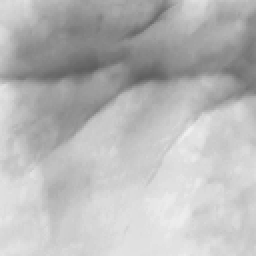
#> input picture LMTrP/86.bmp, 128 x 128 px (shown 2 times larger)
$ jupyter execute LTrP_and_LMTrP_v1.ipynb
#> lines starting #> are read from the running program, lines starting #| are printed output that depends on the picture
# Local Tetra Pattern  and Local Tetra Micro-structure Pattern

## The LTrP algorithm can be broken down into the following stages:
1. Compute required derivatives - horizontal and vertical
2. Apply rules for LTrP1 code (4 possible orientations)
3. Determine the P-components for every g_c pixel in LTrP1
4. Assemble all the P-components (final LTrP2 code)

## Comparatively, the LMTrP used for palmprint recognition considers the following stages:
1. Extract either magnitude of response to Gabor filter bank (12 orientations,sigma=1.5 using min rule) or response to RLOC bank of filters (same min rule applied). In this example we will only use Gabor filters.
2. Apply modified derivative, according to the LMTrP rule (using m1 and m2 for 'line width')
3. Apply rules for LMTrP1, the same as for LTrP1 -> same as **LTrP-step2**
4. Determine the P-components for every g_c pixel in LMTrP1 -> same as **LTrP-step3**
5. Assemble all the P-components (intermediate LMTrP2 code) -> same as **LTrP-step4**
6. For every P-component (12 in total), split the corresponding image into 8x8 blocks (initial paper uses 5x5 blocks)
7. Compute histogram for pixels in each block. Number of bins=8, range of values=[0,255]. Paper does not mention these parameters...
8. Concatenate each histogram row-wise
9. Concatenate all block-histogram feature corresponding to every P-component into one matrix
10. Apply Kernel-PCA to reduce the number of components. Number of components=15.
11. **Display and enjoy the feature :)**

## First let's implement the LTrP -> applied to a palmprint

[cell 1]
# importing some libraries...
import numpy as np, matplotlib.pyplot as plt, cv2
import time
from functools import reduce

im_side = 128
image = cv2.imread('86.bmp')
#> image is the input picture: shape (128, 128, 3); min 94, max 240, mean 184.3

image = cv2.cvtColor(image, cv2.COLOR_BGR2GRAY)
#> image: shape (128, 128)
image = cv2.resize(image, (im_side, im_side))
image = np.array(image, dtype=np.float32)  # /255.

plt.imshow(image,cmap='gray')
plt.show()

## [LTrP] - Step1 - Compute derivative

[cell 2]
###################################################################
def derivate_image(im, angle):
    '''
    Compute derivative of input image
    :param im: input image. should be grayscale!
    :param angle: 0 or 90 degrees
    :return: computed derivative along that direction.
    includes padding...
    '''
#> called with angle = 'horizontal'
    h, w = np.shape(im)
    pad_im = np.pad(im, (1, 0), 'edge')
    if angle == 'horizontal':  # horizontal derivative
        deriv_im = pad_im[1:, :w] - im  # [1:, :w]
    elif angle == 'vertical':
        deriv_im = pad_im[:h, 1:] - im  # [1:, :w]

    return deriv_im

[cell 3]
deriv_h = derivate_image(im=image, angle='horizontal')
deriv_v = derivate_image(im=image, angle='vertical')

plt.figure(figsize=(10,4))
plt.subplot(121)
plt.imshow(deriv_h,'gray')
plt.title('D_horizontal')
plt.subplot(122)
plt.imshow(deriv_v,'gray')
plt.title('D_vertical')
plt.suptitle('Derivative - input(grayscale)')
plt.show()

## [LTrP] - Step2 - Compute LTrP1 code

[cell 4]
###################################################################
def extract_ltrp1(im_d_x, im_d_y):
    """
    Extract LTrP1 code (4 orientations) by using input dx and dy matrices.
    ###################################################################
    Implemented by: Adrian Ungureanu - June 2019. If you use this script, please reference the source code (and send me
    an e-mail. I would be happy to hear about other people's success using my code (: )
    ###################################################################
    :param im_d_x: derivative of image according to x axis (horizontal)
    :param im_d_y: derivative of image according to y axis (vertical)
    :return: encoded LTrP1 code. Possible values ={1,2,3,4}
    """
    encoded_image = np.zeros(np.shape(im_d_y))  # define empty matrix, of the same shape as the image...

    # # apply conditions for each orientation...
    encoded_image[np.bitwise_and(im_d_x >= 0, im_d_y >= 0)] = 1
    encoded_image[np.bitwise_and(im_d_x < 0, im_d_y >= 0)] = 2
    encoded_image[np.bitwise_and(im_d_x < 0, im_d_y < 0)] = 3
    encoded_image[np.bitwise_and(im_d_x >= 0, im_d_y < 0)] = 4

    return encoded_image

[cell 5]
# # Extract LTrP1 code...
ltrp1 = extract_ltrp1(im_d_x=deriv_h, im_d_y=deriv_v)

plt.imshow(ltrp1,'jet')
plt.colorbar()
plt.show()

## [LTrP] - Step 3&4 - Extract P-components (LTrP2)

[cell 6]
###################################################################
def extract_ltrp2(ltrp1_code, plotting_flag=True):
    """
    Extracting the P-components for every pixel (g_c), as defined in the original paper by S. Murala, R. P. Maheshwari
    and R. Balasubramanian (2012), "Local Tetra Patterns: A New Feature Descriptor for Content-Based Image Retrieval,"
    in IEEE Transactions on Image Processing, vol. 21, no. 5, pp. 2874-2886, May 2012. doi: 10.1109/TIP.2012.2188809.
    This implementation does not consider the MAGNITUDE, but that feature can be easily implemented...
    ###################################################################
    Implemented by: Adrian Ungureanu - June 2019. If you use this script, please reference the source code (and send me
    an e-mail. I would be happy to hear about other people's success using my code (: )
    ###################################################################
    :param ltrp1_code: previously computed LTrP1 code (with 4 possible orientations)
    :param plotting_flag: whether or not to display the P-components of the LTrP
    :return: the P-components stacked together. Output shape = (12, image_size, image_size)
    """
#> called with plotting_flag = True
    this_im_side = np.shape(ltrp1_code)[0]
    ltrp1_code = np.pad(ltrp1_code, (1, 1), 'constant', constant_values=0)
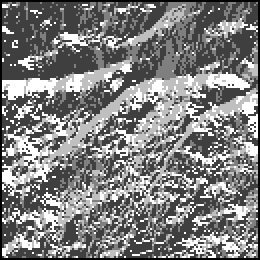
#> ltrp1_code: shape (130, 130) float64 (shown 2 times larger); min 0, max 4, mean 2.02; drawn with min black and max white
    g_c1 = np.zeros((3, this_im_side, this_im_side))
    g_c2 = np.zeros((3, this_im_side, this_im_side))
    g_c3 = np.zeros((3, this_im_side, this_im_side))
    g_c4 = np.zeros((3, this_im_side, this_im_side))

    for i in range(1, im_side+1):
        for j in range(1, im_side+1):
            g_c = ltrp1_code[i, j]

            # # extract neighborhood around g_c pixel
            neighborhood = np.array([ltrp1_code[i + 1, j], ltrp1_code[i + 1, j - 11], ltrp1_code[i, j - 11],
                                     ltrp1_code[i - 1, j - 1], ltrp1_code[i - 1, j], ltrp1_code[i - 1, j + 1],
                                     ltrp1_code[i, j + 1], ltrp1_code[i + 1, j + 1]])
            # # determine the codes that are different from g_c
            mask = neighborhood != g_c
            # # apply mask
            ltrp2_local = np.multiply(neighborhood, mask)

            # # construct P-components for every orientation.
            if g_c == 1:
                for direction_index, direction in enumerate([2, 3, 4]):
                    g_dir = ltrp2_local == direction
                    g_c1[direction_index, i - 1, j - 1] = reduce(lambda a, b: 2 * a + b, np.array(g_dir, dtype=int))

            elif g_c == 2:
                for direction_index, direction in enumerate([1, 3, 4]):
                    g_dir = ltrp2_local == direction
                    g_c2[direction_index, i - 1, j - 1] = reduce(lambda a, b: 2 * a + b, np.array(g_dir, dtype=int))

            elif g_c == 3:
                for direction_index, direction in enumerate([1, 2, 4]):
                    g_dir = ltrp2_local == direction
                    g_c3[direction_index, i - 1, j - 1] = reduce(lambda a, b: 2 * a + b, np.array(g_dir, dtype=int))

            elif g_c == 4:
                for direction_index, direction in enumerate([1, 2, 3]):
                    g_dir = ltrp2_local == direction

                    g_c4[direction_index, i - 1, j - 1] = reduce(lambda a, b: 2 * a + b, np.array(g_dir, dtype=int))
                    pass

            elif g_c not in [1, 2, 3, 4]:
                raise Exception('Error - Invalid value for g_c. List of possible values include [1,2,3,4].')

    # # collect all P-components in a 'large_g_c'
    large_g_c = []
    for this_g_c in [g_c1, g_c2, g_c3, g_c4]:
        large_g_c.extend(this_g_c)
#> this loop made 4 passes
#> after the loop, large_g_c = 12 items
    large_g_c = np.array(large_g_c)

    if plotting_flag:
        map = 'gray'

        p_counter = 0
        p_code_counter = 0
        plt.figure(figsize=(16, 8))
        for index in range(12):
            plt.subplot(3, 4, index + 1)
            plt.imshow(large_g_c[index, :, :], cmap=map)
            plt.title('P%d - %d' % (p_counter + 1, p_code_counter + 1))

            p_counter += 1
            p_code_counter += 1

            if p_counter % 4 == 0:
                p_counter = 0
            if p_code_counter % 3 == 0:
                p_code_counter = 0
#> after the loop, p_code_counter = 0; p_counter = 0
        plt.tight_layout()
        plt.show()

    return large_g_c

[cell 7]
plot_figures_flag=True
ltrp2 = extract_ltrp2(ltrp1_code=ltrp1, plotting_flag=plot_figures_flag)
print(np.shape(ltrp2))
#| (12, 128, 128)

## [LMTrP] - Step1 - get Gabor filter response

[cell 8]
# some useful functions...
from functools import reduce
from sklearn.decomposition import KernelPCA
from scipy.signal import convolve2d

########################################################################################################################
def extract_compcode_with_magnitude(input_image, no_theta=6, sigma=1.5):
    """
    Extract Competitive Coding Scheme with 6 Gabor filters (orientations), as was defined by A. W. -. Kong and D. Zhang
    (2004) in "Competitive coding scheme for palmprint verification," doi: 10.1109/ICPR.2004.1334184.
    ###################################################################
    The Python implementation is based on the Matlab implementation provided by Zohaib Khan, Ajmal Mian and Yiqun Hu,
    "Contour Code: Robust and efficient multispectral palmprint encoding for human recognition,"
    Computer Vision (ICCV), 2011 IEEE International Conference on , vol., no., pp.1935-1942, 6-13 Nov. 2011
    ###################################################################
    Implemented by: Adrian Ungureanu - June 2019. If you use this script, please reference the source code (and send me
    an e-mail. I would be happy to hear about other people's success using my code (: )
    ###################################################################
    :param input_image: input image. expected to be Grayscale
    :param sigma: width of encoding line. Default value = 1.5
    :return: CompCode feature with 6 orientations (default). Output shape = same as input.
    """
#> called with no_theta = 6, sigma = 1.5
    theta = np.arange(1, no_theta + 1) * np.pi / no_theta
    (x, y) = np.meshgrid(np.arange(0, 35, 1), np.arange(0, 35, 1))
    xo, yo = np.shape(x)[0] / 2, np.shape(x)[0] / 2
    kappa = np.sqrt(2. * np.log(2.)) * ((np.power(2, sigma) + 1.) / ((np.power(2, sigma) - 1.)))
    omega = kappa / sigma

    Psi = {}  # where the filters are stored
    gabor_responses = []
    for i in range(0, len(theta)):
        xp = (x - xo) * np.cos(theta[i]) + (y - yo) * np.sin(theta[i])
        yp = -(x - xo) * np.sin(theta[i]) + (y - yo) * np.cos(theta[i])
        # Directional Gabor Filter
        Psi[str(i)] = (-omega / (np.sqrt(2 * np.pi)) * kappa) * \
                      np.exp(
                          (-np.power(omega, 2) / (8 * np.power(kappa, 2))) * (4 * np.power(xp, 2) + np.power(yp, 2))) * \
                      (np.cos(omega * xp) - np.exp(-np.power(kappa, 2) / 2))

        # # used for debugging... #1
        # plt.subplot(2,3,i+1)
        # plt.imshow(Psi[str(i)], cmap='jet')
        filtered = convolve2d(input_image, Psi[str(i)], mode='same', boundary='symm')
        # # used for debugging #2
        # plt.imshow(filtered)
        # plt.show()
        gabor_responses.append(filtered)
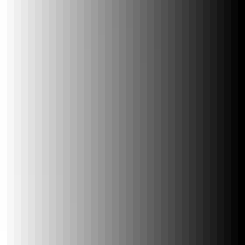
#> xp: shape (35, 35) float64 (shown 7 times larger); min -16.5, max 17.5, mean 0.5; drawn with min black and max white
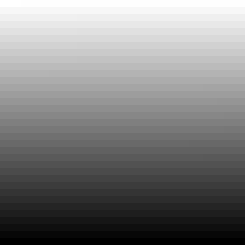
#> yp: shape (35, 35) float64 (shown 7 times larger); min -16.5, max 17.5, mean 0.5; drawn with min black and max white
#> after the loop, Psi = 6 items; gabor_responses = 6 items

    # plt.show() #1
    gabor_responses = np.array(gabor_responses)

    compcode_orientations = np.argmin(gabor_responses, axis=0)
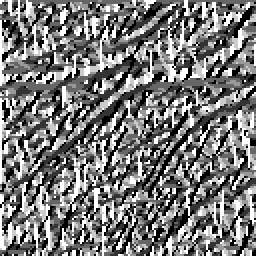
#> compcode_orientations: shape (128, 128) int64 (shown 2 times larger); min 0, max 5, mean 2.36; drawn with min black and max white
    compcode_magnitude = np.min(gabor_responses, axis=0)
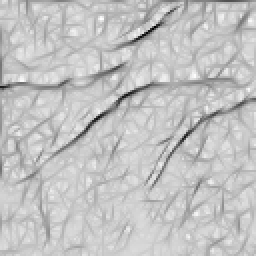
#> compcode_magnitude: shape (128, 128) float64 (shown 2 times larger); min -173.1, max 29.54, mean -18.3; drawn with min black and max white

    return compcode_orientations, compcode_magnitude

[cell 9]
compcode_orientations, compcode_magnitude = extract_compcode_with_magnitude(image)

compcode_magnitude = (compcode_magnitude - np.max(np.max(compcode_magnitude))) * -1
compcode_magnitude = (compcode_magnitude / np.max(np.max(compcode_magnitude))) * 255

plt.figure(figsize=(12,4))
plt.subplot(131)
plt.imshow(image, cmap='gray')
plt.title('palmprint image')
plt.subplot(132)
plt.imshow(compcode_orientations, cmap='jet')
plt.colorbar()
plt.title('Compcode orientations')
plt.subplot(133)
plt.imshow(compcode_magnitude, cmap='gray')
plt.title('Gabor response (min rule)')
plt.show()

[cell 10]
# # using standard image derivation (like in LTrP)
deriv_h = derivate_image(im=compcode_magnitude, angle='horizontal')
deriv_v = derivate_image(im=compcode_magnitude, angle='vertical')

plt.figure(figsize=(10,4))
plt.subplot(121)
plt.imshow(deriv_h,'gray')
plt.title('D_horizontal')
plt.subplot(122)
plt.imshow(deriv_v,'gray')
plt.title('D_vertical')
plt.suptitle('Derivative - input(Gabor response)')
plt.show()

## [LMTrP] - Step2 - Compute image derivative (4 palmprint)

[cell 11]
###################################################################
def derivate_image_palm_line(im, angle, m1=3, m2=1, N1=3, N2=4):
    """
    Compute derivative of input image 'im' (grayscale!) along the direction indicated by 'angle'.
    As defined by Li, Gen & Kim, Jaihie (2016) in their paper 'Palmprint Recognition with Local Micro-structure Tetra Pattern',
    published in Pattern Recognition. 61. 10.1016/j.patcog.2016.06.025.
    ###################################################################
    Implemented by: Adrian Ungureanu - June 2019. If you use this script, please reference the source code (and send me
     an e-mail. I would be happy to hear about other people's success using my code (: )
    ###################################################################
    :param im: input image
    :param angle: direction along which the derivative is computed. Either 'horizontal' (dx) or 'vertical' (dy)
    :param m1: thickness of pixels adjiacent to g_c along 'theta' direction (first structure)
    :param m2: thickness of pixels adjiacent to g_c along 'beta' direction (second structure)
    :param N1: number of pixels adjiacent to g_c along 'theta' direction. In this implementation it is considered to be
    equal to (m1+1)
    :param N2: number of pixels adjiacent to g_c along 'beta' direction. In this implementation it is considered to be
    equal to (m2*4)
    :return: the derivative of the image, which is required to compute the Local Tetra Pattern. output shape(same as input
    image)
    """
#> called with angle = 'horizontal', m1 = 3, m2 = 1, N1 = 3, N2 = 4
    pad_im = np.pad(im, (m2, m1), 'edge')  # image needs to be padded to the right and bellow.
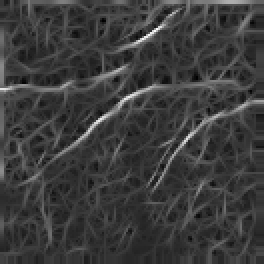
#> pad_im: shape (132, 132) float64 (shown 2 times larger); min 0, max 255, mean 60.4
    h, w = np.shape(pad_im)

    deriv_im = np.zeros(np.shape(im))

    if angle == 'horizontal':
        # # moving window across the image...
        for i in range(m2, h - m1):
            for j in range(m2, w - m1):
                g_c = pad_im[i, j]  # current g_c
                e1_sum = 0  # used for first sum in the equation
                for k in range(0, m1):
                    e1_sum += pad_im[i, j + k]
                element1 = (e1_sum + g_c) / float((m1 + 1))  # initially had N1 in the last paranthesis.
                # efficiently replaced with (m1+1)

                e2_sum = 0  # used for second sum in the equation
                for k in range(0, m2):
                    e2_sum += (pad_im[i, j + k] + pad_im[i - k, j] + pad_im[i - k, j] + pad_im[
                        i + k, j])  # (pad_im[i,j+k] + pad_im[i,j-k])
                element2 = e2_sum / float(m2 * 4)  # initially had N2 in the last paranthesis.
                # efficiently replaced with (m2*4)

                # # used for debugging
                # res = element1 - element2

                deriv_im[i - m2, j - m2] = element1 - element2

    elif angle == 'vertical':
        # # moving window across the image...
        for i in range(m2, h - m1):
            for j in range(m2, w - m1):
                g_c = pad_im[i, j]  # current g_c
                e1_sum = 0  # used for first sum in the equation
                for k in range(0, m1):
                    e1_sum += pad_im[i + k, j]
                    # + (pad_im[i, j + k] + pad_im[i - k, j] + pad_im[i - k, j] + pad_im[i + k, j])

                element1 = (e1_sum + g_c) / float((m1 + 1))  # initially had N1 in the last paranthesis.
                # efficiently replaced with (m1+1)

                e2_sum = 0  # used for second sum in the equation
                for k in range(0, m2):
                    e2_sum += (pad_im[i, j + k] + pad_im[i - k, j] + pad_im[i - k, j] + pad_im[
                        i + k, j])  # + (pad_im[i+k, j] + pad_im[i+k, j])
                element2 = e2_sum / float(m2 * 4)  # initially had N2 in the last paranthesis.
                # efficiently replaced with (m2*4)

                # # used for debugging
                # res = element1 - element2
                deriv_im[i - m2, j - m2] = element1 - element2

    return deriv_im

[cell 12]
deriv_h = derivate_image_palm_line(im=compcode_magnitude, angle='horizontal', m1=3, m2=1)
deriv_v = derivate_image_palm_line(im=compcode_magnitude, angle='vertical', m1=3, m2=1)
#> call 2 of derivate_image_palm_line, with angle = 'vertical', m1 = 3, m2 = 1, N1 = 3, N2 = 4
#> after the loop in derivate_image_palm_line (call 2), `for i in range(m2, h - m1):`:
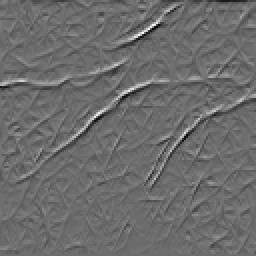
#> deriv_im: shape (128, 128) float64 (shown 2 times larger); min -69.5, max 93.3, mean -0.2; drawn with min black and max white

plt.figure(figsize=(10,4))
plt.subplot(121)
plt.imshow(deriv_h,'gray')
plt.title('D_horizontal')
plt.subplot(122)
plt.imshow(deriv_v,'gray')
plt.title('D_vertical')
plt.suptitle('Palmprint Derivative - input(Gabor response)')
plt.show()

## [LMTrP] - Steps 3 - Extract LMTrP1 (function already defined)

[cell 13]
# # Extract LMTrP1 code...
ltrp1 = extract_ltrp1(im_d_x=deriv_h, im_d_y=deriv_v)
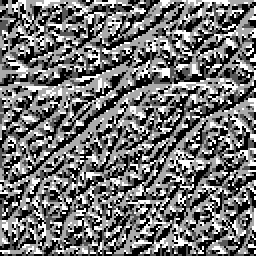
#> ltrp1: shape (128, 128) float64 (shown 2 times larger); min 1, max 4, mean 2.35; drawn with min black and max white

plt.imshow(ltrp1,cmap='jet')
plt.colorbar()
plt.show()
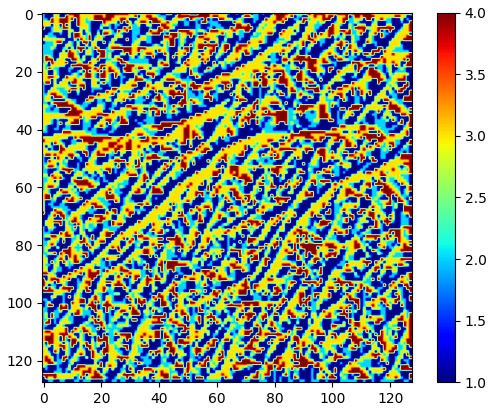
#> figure drawn by matplotlib, 2 panels

## [LMTrP] - Steps 4&5 - Extract P-components (LMTrP2)

[cell 14]
# # Extract LTrP2 P-components, based on the previously obtained LTrP1
ltrp2 = extract_ltrp2(ltrp1, plotting_flag=plot_figures_flag)
#> call 2 of extract_ltrp2, with plotting_flag = True
#> in extract_ltrp2 (call 2), `ltrp1_code = np.pad(ltrp1_code, (1, 1), 'constant', constant_values=0)`:
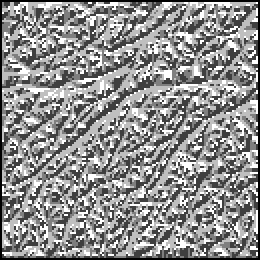
#> ltrp1_code: shape (130, 130) float64 (shown 2 times larger); min 0, max 4, mean 2.28; drawn with min black and max white
#> the loop in extract_ltrp2 (call 2), `for this_g_c in [g_c1, g_c2, g_c3, g_c4]:` made 4 passes
#> (the rest of the program and of its run is left out)
